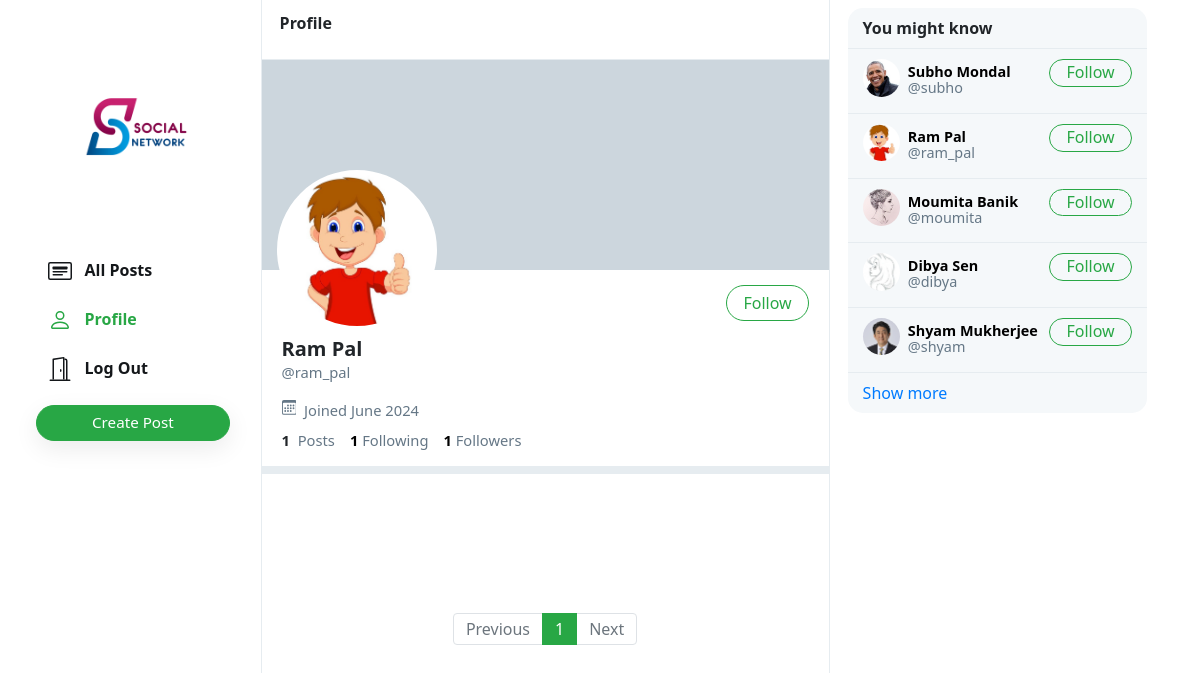
Screenshot of /network/profile/ram_pal/ (signed in) with the database file from the repository.
### network/models.py (models this page shows, shortened)
class User(AbstractUser):
    profile_pic = models.ImageField(upload_to='profile_pic/')
    bio = models.TextField(max_length=160, blank=True, null=True)
    cover = models.ImageField(upload_to='covers/', blank=True)

### network/views.py (the view)
# urls.py: path("profile/<str:username>/", views.profile, name='profile'),
@login_required
def profile(request, username):
    user = get_object_or_404(User, username=username)
    all_posts = Post.objects.filter(creater=user).order_by('-date_created')
    paginator = Paginator(all_posts, 10)
    page_number = request.GET.get('page', 1)
    posts = paginator.get_page(page_number)
    followings = []
    suggestions = []
    follower = False
    if request.user.is_authenticated:
        followings = Follower.objects.filter(followers=request.user).values_list('user', flat=True)
        suggestions = User.objects.exclude(pk__in=followings).exclude(username=request.user.username).order_by("?")[:6]
        try:
            if Follower.objects.filter(user=user, followers=request.user).exists():
                follower = True
        except Follower.DoesNotExist:
            follower = False
    follower_count = Follower.objects.filter(user=user).count()
    following_count = Follower.objects.filter(followers=user).count()
    return render(request, 'network/profile.html', {
        "username": user,
        "posts": posts,
        "posts_count": all_posts.count(),
        "suggestions": suggestions,
        "page": "profile",
        "is_follower": follower,
        "follower_count": follower_count,
        "following_count": following_count
    })

### network/templates/network/profile.html (shortened to what this page needs)
{% extends 'network/index.html' %}
{% load static %}
{% block profile %}
    <div class="profile-view" data-user="{{username.username}}">
        <div class="cover-image" style="background-image: url(/media/{{username.cover}})"></div>
        <div class="profile-image" style="background-image: url(/media/{{username.profile_pic}})"></div>
        <div class="profile-details">
            <div>
                {% if user.username == username.username %}
                    <button class="btn btn-outline-success float-right" id="edit-profile-btn">Edit Profile</button>
                {% elif is_follower %}
                    <button class="btn btn-success float-right" onclick="unfollow_user(this,'{{username.username}}','edit_page')" id="following-btn">Following</button>
                {% else %}
                    <button class="btn btn-outline-success float-right" onclick="follow_user(this,'{{username.username}}','edit_page')" id="follow-btn">Follow</button>
                {% endif %}
            </div>
            <div class="details-data">
                <h5>{{username.first_name}} {{username.last_name}}</h5>
                <div class="grey">@{{username.username}}</div>
                <div class="grey" style="padding: 8px 0px;">
                    &nbsp;Joined {{username.date_joined | date:"F Y"}}
                </div>
                <div>
                    <strong>
                        {{posts_count}}
                    </strong>
                    &nbsp;<span class="grey">Posts</span>
                    <a href="#">
                        <strong id="following__count">{{following_count | default:0}}</strong>&nbsp;<span class="grey">Following</span>
                    </a>
                    <a href="#">
                        <strong id="follower__count">{{follower_count | default:0}}</strong>&nbsp;<span class="grey">Followers</span>
                    </a>
                </div>
            </div>
        </div>
    </div>
    <div class="space"></div>
{% endblock %}

### network/templates/network/layout.html (shortened to what this page needs)
{% load static %}
<!DOCTYPE html>
<html lang="en">
    <head>
        <link rel="stylesheet" href="https://stackpath.bootstrapcdn.com/bootstrap/4.4.1/css/bootstrap.min.css">
        <link href="{% static 'network/styles.css' %}" rel="stylesheet">
    </head>
    <body>
        <div class="body" data-page="{{page}}">
            <div class="sidenav">
                <a href="{% url 'index' %}" class="navbar-brand">
                    <img src="{% static 'network/Images/logo_icon.png' %}" height="200em">
                </a>
                <div style="height: 100%;">
                    <div>
                        <div>
                            <ul>
                                <li class="nav-item" id="all_posts">
                                <a href="{% url 'index' %}" class="nav-link">
                                    <div>
                                        &nbsp;&nbsp;All Posts
                                    </div>
                                </a>
                                </li>
                                {% if user.is_authenticated %}
                                    <li class="nav-item" id="profile">
                                        <a href="{% url 'profile' user.username %}" class="nav-link">
                                            <div>
                                                &nbsp;&nbsp;Profile
                                            </div>
                                        </a>
                                    </li>
                                    <li class="nav-item" id="logout">
                                        <a href="{% url 'logout' %}" class="nav-link">
                                            <div>
                                                &nbsp;&nbsp;Log Out
                                            </div>
                                        </a>
                                    </li>
                                {% endif %}
                            </ul>
                        </div>
                        {% if user.is_authenticated %}
                            <button id="popup-btn" class="btn btn-success new-post-btn" onclick="createpost()">Create Post</button>
                        {% endif %}
                    </div>
                </div>
            </div>
            {% block body %}
            {% endblock %}
            <div class="right-div">
                <div class='right-div-content'>
                    <div class="space" style="background-color: white;"></div>
                    {% if user.is_authenticated %}
                        <div class="suggestion-box">
                            <div class="suggestion-header">
                                You might know
                            </div>
                            {% for suggestion in suggestions %}
                                <div class="suggestion-user">
                                    <div>
                                        <a href="{% url 'profile' suggestion.username %}">
                                            <div class="small-profilepic" style="background-image: url(/media/{{suggestion.profile_pic}})"></div>
                                        </a>
                                    </div>
                                    <div class="user-details">
                                        <a href="{% url 'profile' suggestion.username %}">
                                            <div id="user-name">
                                                <strong>
                                                    {{suggestion.first_name}} {{suggestion.last_name}}
                                                </strong>
                                            </div>
                                            <div class="grey">@{{suggestion.username}}</div>
                                        </a>
                                    </div>
                                    <div>
                                        <button class="btn btn-outline-success" type="button" onclick="follow_user(this,'{{suggestion.username}}','suggestion')">Follow</button>
                                    </div>
                                </div>
                            {% empty %}
                                    <div style="text-align: center; border-bottom: .5px solid #e6ecf0; padding: 10px 15px;">
                                        <span class="grey" style="font-size: .9em;">No suggestions available.</span>
                                    </div>
                            {% endfor %}
                            <div class="suggestion-footer">
                                <a href="#">Show more</a>
                            </div>
                        </div>
                    {% endif %}
                </div>
            </div>
        </div>
    </body>
</html>

### network/static/network/styles.css (style rules this page uses)
.body { display: flex; min-height: 100%; font-family: system-ui, sans-serif; }
.btn { border-radius: 20px; padding: 0.32rem 1rem 0.375rem 1rem; }
.btn, .btn:focus, .btn:active { box-shadow: none !important; -webkit-box-shadow: none !important; }
.grey { color: #657786; }
svg { vertical-align: text-top; }
.sidenav { height: 100%; width: 21.8%; position: fixed; top: 0; left: 0; padding: 15px; list-style: none; border-right: .5px solid #e6ecf0; z-index: 100; padding-left: 3%; background-color: white; }
.sidenav ul { list-style: none; padding-left: 0px; margin-top: 3vh; }
.sidenav li { margin-top: 7px; }
.sidenav .nav-link { color: #14171a; line-height: .7em; font-weight: 700; padding: 0px; }
.sidenav .nav-link > div { padding: 10px 20px 8px 12px; border-radius: 25px; line-height: 0.9em; width: max-content; }
.new-post-btn { padding-left: 55px !important; padding-right: 55px !important; font-size: .95em; font-weight: 530; box-shadow: rgba(0, 0, 0, 0.08) 0px 8px 24px !important; }
.active a { color: #28a745 !important; }
.small-profilepic { width: 3.1vw; height: 3.1vw; border-radius: 9999px; overflow: hidden; margin-right: 8px; background-size: cover; background-repeat: no-repeat; background-position: center; box-sizing: content-box; }
.space { height: 8px; background-color: #e6ecf0; }
.cover-image { height: 210px; background-size: cover; background-position: center; background-repeat: no-repeat; background-color: #ccd6dd; }
.profile-image { width: 160px; height: 160px; position: absolute; left: 15px; top: 110px; border-radius: 99999px; border: 4px solid white; background-size: cover; background-repeat: no-repeat; background-position: center; background-color: white; }
.profile-details { padding: 15px 20px; }
.profile-details button { padding-bottom: 0.3rem; }
.profile-details > .details-data { margin-top: 52px; font-size: .92em; }
.profile-details h5 { font-weight: 800; margin-bottom: 0px; }
.profile-details a { color: black; text-decoration: none; }
.right-div { width: 28%; height: 100vh; position: fixed; right: 2.95%; border-left: .5px solid #e6ecf0; background-color: white; }
.right-div-content { height: 92.5vh; overflow: auto; padding-left: 1.5vw; padding-right: 1.5vw; }
.suggestion-box, .guest-box { border-radius: 15px; overflow: hidden; background-color: #f5f8fa; }
.suggestion-header { padding: 13px 15px; line-height: .9em; font-weight: 800; border-bottom: .5px solid #e6ecf0; }
.suggestion-user { display: flex; padding: 10px 15px; font-size: .9em; border-bottom: .5px solid #e6ecf0; }
.suggestion-user a { color: black; text-decoration: none; }
.user-details { flex: 1; line-height: 1.1em; padding: 5px 0px 7px 0px; }
.suggestion-user .btn { padding: 0em 1em .09em 1em; }
.suggestion-footer { padding: 13px 15px; line-height: .9em; }
.suggestion-footer a { text-decoration: none; }

### rows the page displays
User: profile_pic (picture), first_name "Ram", last_name "Pal", username "ram_pal", date_joined "June 2024"
User: profile_pic (picture), first_name "Subho", last_name "Mondal", username "subho"
User: profile_pic (picture), first_name "Moumita", last_name "Banik", username "moumita"
User: profile_pic (picture), first_name "Dibya", last_name "Sen", username "dibya"
User: profile_pic (picture), first_name "Shyam", last_name "Mukherjee", username "shyam"

### other values shown
{{ posts_count }} "1"
{{ following_count | default:0 }} "1"
{{ follower_count | default:0 }} "1"
{{ each }} "1"
